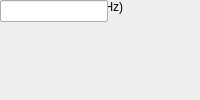
<?xml version="1.0" encoding="UTF-8"?>
<ui version="4.0">
 <class>MainWindow</class>
 <widget class="QMainWindow" name="MainWindow">
  <property name="windowTitle"><string>adc2x14_400</string></property>
  <widget class="QWidget" name="centralwidget">
   <!-- NOTE: this is a simplified structural mirror of the generated
        <module>_ui.py, not a full round-trip Designer file. Regenerate
        both from the same spec if you need to edit layout by hand. -->
       <widget class="QLabel" name="label_name">
     <property name="text"><string>Block name</string></property>
    </widget>
       <widget class="QLineEdit" name="name"/>
       <widget class="QLabel" name="label_adc_brd">
     <property name="text"><string>ADC Board</string></property>
    </widget>
       <widget class="QComboBox" name="adc_brd">
     <item><property name="text"><string>0</string></property></item>
     <item><property name="text"><string>1</string></property></item>
    </widget>
       <widget class="QLabel" name="label_adc_clk_rate">
     <property name="text"><string>ADC Clock Rate (MHz)</string></property>
    </widget>
       <widget class="QLineEdit" name="adc_clk_rate"/>
  </widget>
 </widget>
 <resources/>
 <connections/>
</ui>
